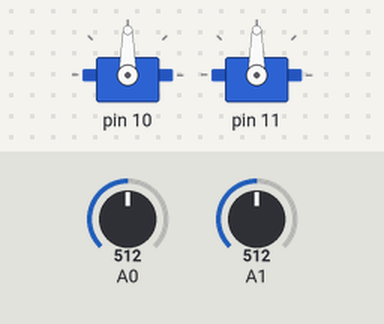
Recording of a sketch running on a simulated Arduino Uno, built with avr-gcc and run on an emulated ATmega328P. Parts: 2 × servo. The test bench sets the inputs (shaded band); at power-on: A0 = 512, A1 = 512.

Above: at 1.2 s.
1.3 s: A0 set to 998
2.8 s: A0 set to 1020
At 2.95 s:
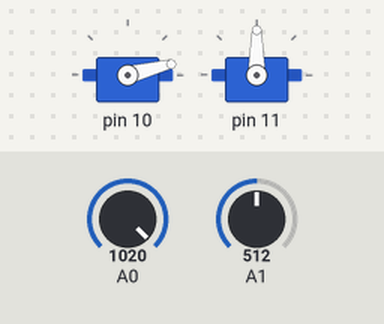
5.8 s: A1 set to 999
At 5.95 s:
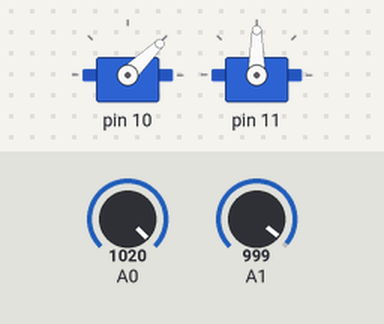
8.8 s: A1 set to 1011
At 8.97 s:
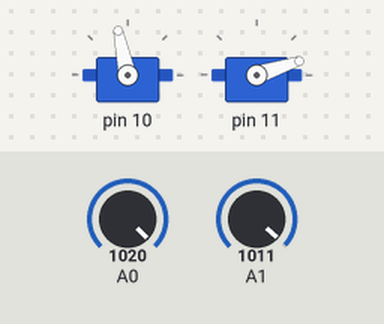
11.8 s: A0 set to 1000
At 12.02 s:
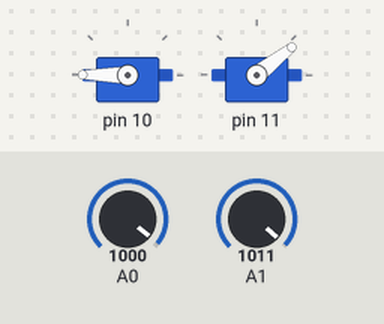
14.8 s: A0 set to 1023
Timing chart, 0 to 20.9 s (numbered marks = the images above; inputs shaded):
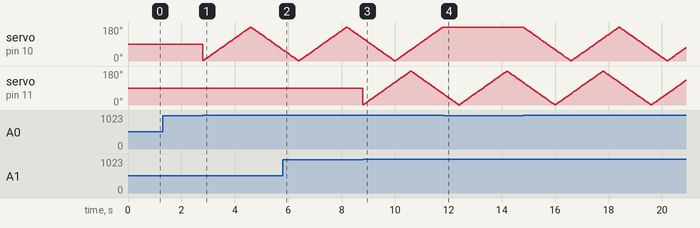

Measured:
- the behaviour switches between 1010 and 1011 on A0 (found by bisection; images 0 and 1)
- the behaviour switches between 1010 and 1011 on A1 (found by bisection; images 2 and 3)
- after the input at 1.3 s, every drawn part: stays the same
- after the input at 11.8 s, servo on pin 10: stops changing and stays 180°

The sketch:

Control_with_help_muscle.ino
```cpp
#include <Servo.h>

struct Node {
  int angle;  //угол сервопривода
  bool flag;  //флагоая переменная отвечающая за убывание или увеличение угла
  Servo myservo;  //переменная привязанная к сервоприводу


  //прикрепление сервопривода к пину с шимом
  void init(int pin){
    myservo.attach(pin);
  }


  //задание угла сервопривода
  void rotate(int angle){
    this->angle = angle;
    myservo.write(angle);
  }
};


//инициализация переменных отвечающих за управление сервоприводами
Node muscle_1;
Node muscle_2;

void setup() {

  //инициализация пинов датчиков и пинов сервоприводов
  pinMode(A0, INPUT);
  pinMode(A1, INPUT);
  muscle_1.init(10);
  muscle_2.init(11);
}

//инициализация переменных, отвечающих за таймер и хранение значений с датчика
static int tmp = 0;
static int val_1 = 0;
static int val_2 = 0;

void loop() {
  if (millis() - tmp >= 20)
  {
    tmp = millis();
    val_1  = analogRead(A0);  //чтение и сохранение значений с датчика
    val_2  = analogRead(A1);

    if ((val_1 > 1010)||(val_1 < 10)) {task(&muscle_1);}   //изменение угла сервопривода происходит при выходе значений с датчика из заданного диапозона
    if ((val_2 > 1010)||(val_2 < 10)) {task(&muscle_2);}
  }
}

void task (Node *muscle) {
  if (!muscle->flag){
    muscle->angle += 2; //увеличение переменной, отвечающей за угол сервопривода
  } else {
    muscle->angle -=2;  //уменьшение переменной, отвечающей за угол сервопривода
  }
  if ((muscle->angle <= 0) || (muscle->angle >= 180)) {muscle->flag = !muscle->flag;} //изменение флаговой переменной

  muscle->rotate(muscle->angle); //поворот сервопривода на заданный угол

}
```
